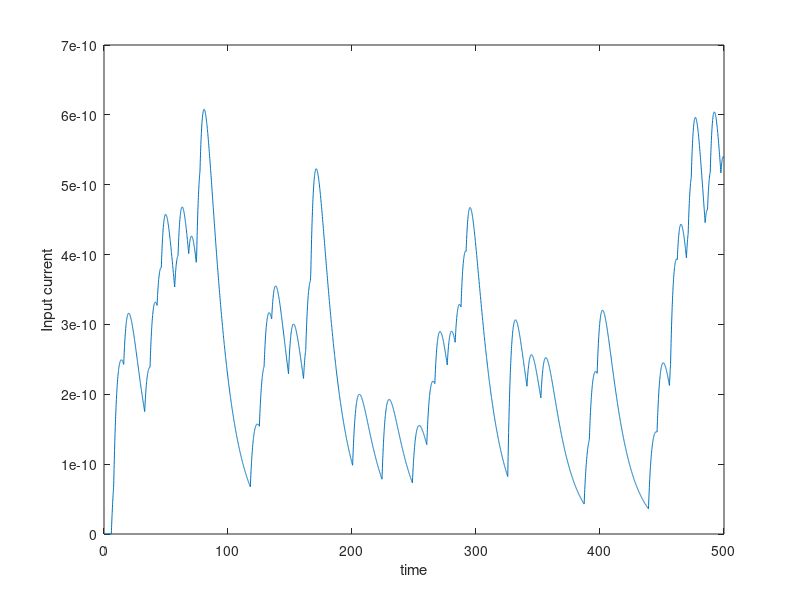

This chart was generated by the following MATLAB code: (Note: this script raises an error after producing the figure.)

%function [nspikes] = q2p1(wo,sigmaw)

Ns = 100;
T = 500;
lambda = 0.001;
deltat = 0.1;
N = T/deltat; 
event = zeros(N,Ns); % array recording at each bucket if a stimulus arrived
for i = 1:Ns
    a = zeros(N,1);
    R = rand(size(a)); 
    a(R<lambda*deltat) = 1; % set each element of event to 1 with probability lambda*delta
    event(:,i) = a;
end

%for i = 1:Ns
%    stimuli(i) = sum(event(i,:)==1);
%end
event = reshape(event,Ns,N);
%for i = 1:Ns
%    tk(i) = find(event(:,i)==1); % getting indices of arrivial
%end
%nspikes = size(tk);
%inter_arrival = diff(tk)*deltat; % interarrival times in seconds
%bin = 0:1:500; 
%count = histc(inter_arrival,bin);
%figure; bar(bin,count,'histc'); % draw histogram of absolute count
time = deltat:deltat:T;
%figure, plot(time, event);

%for i = 1:Ns
%    figure, plot(time, event(i,:));
%end

sigmaw = 25;
wo = 250;
Io = 10^(-12);
we = randn(1,Ns); % synaptic strength
we = wo + sigmaw*we;
tc_m = 15; %time constant of membrane
tc_s = tc_m/4; %time constant of synapse

Iapp = zeros(Ns,N);

for i = 1:Ns
    tk = find(event(i,:)==1);
    [tkr,tkc] = size(tk);
    if (tkc>0)
        for j = 1:N
            for k = 1:tkc
                if(tk(k)<j)
                    Iapp(i,j) = Iapp(i,j) + (exp((tk(k)-j)*deltat/tc_m) - exp((tk(k)-j)*deltat/tc_s));
                end
            end
        end
    end
end

for i = 1:Ns
    Iapp(i,:) = Iapp(i,:)*we(i)*Io;
end

%for i = 1:Ns
%    figure, plot(time,Iapp(i,:));
%end

Iappf = sum(Iapp);

%Iappf = reshape(Iappf,5000,1);
figure, plot(time, Iappf);
xlabel('time');
ylabel('Input current');
[V,nspikes] = q1p2_func(1,0.5,Iappf,1);
V = reshape(V,N,1);
fprintf('number of spikes = ');
nspikes
figure, plot(time,V);
xlabel('time');
ylabel('output potential for mean = 250, and sigma = 25')
